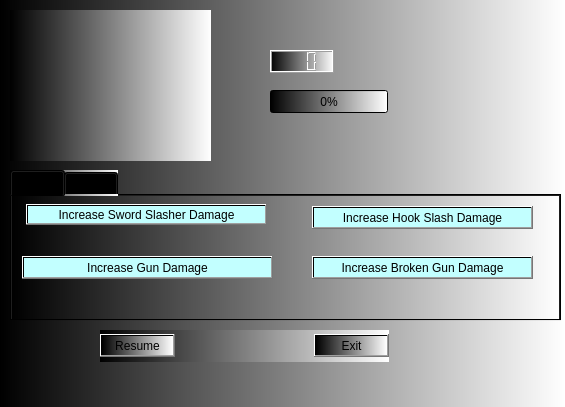
<?xml version="1.0" encoding="UTF-8"?>
<ui version="4.0">
 <class>Pause</class>
 <widget class="QDialog" name="Pause">
  <property name="geometry">
   <rect>
    <x>0</x>
    <y>0</y>
    <width>565</width>
    <height>407</height>
   </rect>
  </property>
  <property name="windowTitle">
   <string>Dialog</string>
  </property>
  <property name="styleSheet">
   <string notr="true">background-color: qlineargradient(spread:pad, x1:0, y1:0, x2:1, y2:0, stop:0 rgba(0, 0, 0, 255), stop:1 rgba(255, 255, 255, 255));</string>
  </property>
  <widget class="QLabel" name="pirate">
   <property name="geometry">
    <rect>
     <x>10</x>
     <y>10</y>
     <width>201</width>
     <height>151</height>
    </rect>
   </property>
   <property name="text">
    <string/>
   </property>
   <property name="scaledContents">
    <bool>true</bool>
   </property>
  </widget>
  <widget class="QProgressBar" name="progressBar">
   <property name="geometry">
    <rect>
     <x>270</x>
     <y>90</y>
     <width>118</width>
     <height>23</height>
    </rect>
   </property>
   <property name="maximum">
    <number>22</number>
   </property>
   <property name="value">
    <number>0</number>
   </property>
  </widget>
  <widget class="QLCDNumber" name="lcdNumber">
   <property name="geometry">
    <rect>
     <x>270</x>
     <y>50</y>
     <width>64</width>
     <height>23</height>
    </rect>
   </property>
   <property name="frameShadow">
    <enum>QFrame::Raised</enum>
   </property>
   <property name="digitCount">
    <number>3</number>
   </property>
   <property name="segmentStyle">
    <enum>QLCDNumber::Outline</enum>
   </property>
   <property name="intValue" stdset="0">
    <number>0</number>
   </property>
  </widget>
  <widget class="QTabWidget" name="tabWidget">
   <property name="geometry">
    <rect>
     <x>10</x>
     <y>170</y>
     <width>551</width>
     <height>151</height>
    </rect>
   </property>
   <property name="currentIndex">
    <number>0</number>
   </property>
   <widget class="QWidget" name="tab">
    <attribute name="title">
     <string>Tab 1</string>
    </attribute>
    <widget class="QPushButton" name="incSwordDamage">
     <property name="geometry">
      <rect>
       <x>14</x>
       <y>8</y>
       <width>241</width>
       <height>21</height>
      </rect>
     </property>
     <property name="styleSheet">
      <string notr="true">background-color: qconicalgradient(cx:0.5, cy:0.5, angle:176.9, stop:0 rgba(194, 255, 255, 255));</string>
     </property>
     <property name="text">
      <string>Increase Sword Slasher Damage</string>
     </property>
    </widget>
    <widget class="QPushButton" name="incGunDamage">
     <property name="geometry">
      <rect>
       <x>10</x>
       <y>60</y>
       <width>251</width>
       <height>23</height>
      </rect>
     </property>
     <property name="styleSheet">
      <string notr="true">background-color: qconicalgradient(cx:0.5, cy:0.5, angle:176.9, stop:0 rgba(194, 255, 255, 255));</string>
     </property>
     <property name="text">
      <string>Increase Gun Damage</string>
     </property>
    </widget>
    <widget class="QPushButton" name="incHookDamage">
     <property name="geometry">
      <rect>
       <x>300</x>
       <y>10</y>
       <width>221</width>
       <height>23</height>
      </rect>
     </property>
     <property name="styleSheet">
      <string notr="true">background-color: qconicalgradient(cx:0.5, cy:0.5, angle:176.9, stop:0 rgba(194, 255, 255, 255));</string>
     </property>
     <property name="text">
      <string>Increase Hook Slash Damage</string>
     </property>
    </widget>
    <widget class="QPushButton" name="incBrokenGunDamage">
     <property name="geometry">
      <rect>
       <x>300</x>
       <y>60</y>
       <width>221</width>
       <height>23</height>
      </rect>
     </property>
     <property name="styleSheet">
      <string notr="true">background-color: qconicalgradient(cx:0.5, cy:0.5, angle:176.9, stop:0 rgba(194, 255, 255, 255));</string>
     </property>
     <property name="text">
      <string>Increase Broken Gun Damage</string>
     </property>
    </widget>
   </widget>
   <widget class="QWidget" name="tab_2">
    <attribute name="title">
     <string>Tab 2</string>
    </attribute>
    <widget class="QPushButton" name="restoreHealth">
     <property name="geometry">
      <rect>
       <x>80</x>
       <y>10</y>
       <width>381</width>
       <height>32</height>
      </rect>
     </property>
     <property name="styleSheet">
      <string notr="true">background-color: qconicalgradient(cx:0.5, cy:0.5, angle:176.9, stop:0 rgba(194, 255, 255, 255));</string>
     </property>
     <property name="text">
      <string>Restore Health</string>
     </property>
    </widget>
    <widget class="QPushButton" name="incHealth">
     <property name="geometry">
      <rect>
       <x>80</x>
       <y>60</y>
       <width>381</width>
       <height>32</height>
      </rect>
     </property>
     <property name="styleSheet">
      <string notr="true">background-color: qconicalgradient(cx:0.5, cy:0.5, angle:176.9, stop:0 rgba(194, 255, 255, 255));</string>
     </property>
     <property name="text">
      <string>Increase Health</string>
     </property>
    </widget>
   </widget>
  </widget>
  <widget class="QWidget" name="layoutWidget">
   <property name="geometry">
    <rect>
     <x>100</x>
     <y>330</y>
     <width>289</width>
     <height>32</height>
    </rect>
   </property>
   <layout class="QHBoxLayout" name="horizontalLayout">
    <item>
     <widget class="QPushButton" name="resume">
      <property name="text">
       <string>Resume</string>
      </property>
     </widget>
    </item>
    <item>
     <spacer name="horizontalSpacer">
      <property name="orientation">
       <enum>Qt::Horizontal</enum>
      </property>
      <property name="sizeHint" stdset="0">
       <size>
        <width>118</width>
        <height>20</height>
       </size>
      </property>
     </spacer>
    </item>
    <item>
     <widget class="QPushButton" name="exit">
      <property name="text">
       <string>Exit</string>
      </property>
     </widget>
    </item>
   </layout>
  </widget>
 </widget>
 <resources/>
 <connections/>
</ui>
